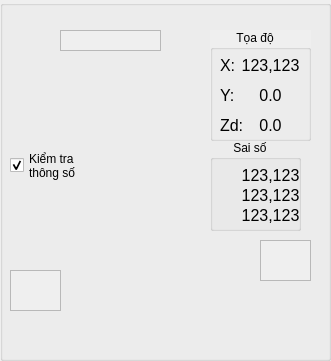
   <widget class="QGroupBox" name="gb_agv">
    <property name="geometry">
     <rect>
      <x>10</x>
      <y>30</y>
      <width>331</width>
      <height>361</height>
     </rect>
    </property>
    <property name="autoFillBackground">
     <bool>true</bool>
    </property>
    <property name="title">
     <string/>
    </property>
    <widget class="QGroupBox" name="groupBox">
     <property name="geometry">
      <rect>
       <x>210</x>
       <y>30</y>
       <width>101</width>
       <height>111</height>
      </rect>
     </property>
     <property name="autoFillBackground">
      <bool>true</bool>
     </property>
     <property name="title">
      <string>        Tọa độ</string>
     </property>
     <widget class="QLabel" name="lbv_zd">
      <property name="geometry">
       <rect>
        <x>30</x>
        <y>80</y>
        <width>61</width>
        <height>31</height>
       </rect>
      </property>
      <property name="font">
       <font>
        <pointsize>12</pointsize>
       </font>
      </property>
      <property name="autoFillBackground">
       <bool>false</bool>
      </property>
      <property name="frameShape">
       <enum>QFrame::NoFrame</enum>
      </property>
      <property name="lineWidth">
       <number>1</number>
      </property>
      <property name="midLineWidth">
       <number>0</number>
      </property>
      <property name="text">
       <string>0.0</string>
      </property>
      <property name="scaledContents">
       <bool>false</bool>
      </property>
      <property name="alignment">
       <set>Qt::AlignCenter</set>
      </property>
      <property name="wordWrap">
       <bool>false</bool>
      </property>
      <property name="openExternalLinks">
       <bool>false</bool>
      </property>
     </widget>
     <widget class="QLabel" name="lb_y">
      <property name="geometry">
       <rect>
        <x>10</x>
        <y>50</y>
        <width>31</width>
        <height>31</height>
       </rect>
      </property>
      <property name="font">
       <font>
        <pointsize>12</pointsize>
       </font>
      </property>
      <property name="autoFillBackground">
       <bool>false</bool>
      </property>
      <property name="frameShape">
       <enum>QFrame::NoFrame</enum>
      </property>
      <property name="lineWidth">
       <number>1</number>
      </property>
      <property name="midLineWidth">
       <number>0</number>
      </property>
      <property name="text">
       <string>Y:</string>
      </property>
      <property name="scaledContents">
       <bool>false</bool>
      </property>
      <property name="wordWrap">
       <bool>false</bool>
      </property>
      <property name="openExternalLinks">
       <bool>false</bool>
      </property>
     </widget>
     <widget class="QLabel" name="lb_x">
      <property name="geometry">
       <rect>
        <x>10</x>
        <y>20</y>
        <width>31</width>
        <height>31</height>
       </rect>
      </property>
      <property name="font">
       <font>
        <pointsize>12</pointsize>
       </font>
      </property>
      <property name="autoFillBackground">
       <bool>false</bool>
      </property>
      <property name="frameShape">
       <enum>QFrame::NoFrame</enum>
      </property>
      <property name="lineWidth">
       <number>1</number>
      </property>
      <property name="midLineWidth">
       <number>0</number>
      </property>
      <property name="text">
       <string>X:</string>
      </property>
      <property name="scaledContents">
       <bool>false</bool>
      </property>
      <property name="wordWrap">
       <bool>false</bool>
      </property>
      <property name="openExternalLinks">
       <bool>false</bool>
      </property>
     </widget>
     <widget class="QLabel" name="lbv_x">
      <property name="geometry">
       <rect>
        <x>30</x>
        <y>20</y>
        <width>61</width>
        <height>31</height>
       </rect>
      </property>
      <property name="font">
       <font>
        <pointsize>12</pointsize>
       </font>
      </property>
      <property name="autoFillBackground">
       <bool>false</bool>
      </property>
      <property name="frameShape">
       <enum>QFrame::NoFrame</enum>
      </property>
      <property name="lineWidth">
       <number>1</number>
      </property>
      <property name="midLineWidth">
       <number>0</number>
      </property>
      <property name="text">
       <string>123,123</string>
      </property>
      <property name="scaledContents">
       <bool>false</bool>
      </property>
      <property name="alignment">
       <set>Qt::AlignCenter</set>
      </property>
      <property name="wordWrap">
       <bool>false</bool>
      </property>
      <property name="openExternalLinks">
       <bool>false</bool>
      </property>
     </widget>
     <widget class="QLabel" name="lbv_y">
      <property name="geometry">
       <rect>
        <x>30</x>
        <y>50</y>
        <width>61</width>
        <height>31</height>
       </rect>
      </property>
      <property name="font">
       <font>
        <pointsize>12</pointsize>
       </font>
      </property>
      <property name="autoFillBackground">
       <bool>false</bool>
      </property>
      <property name="frameShape">
       <enum>QFrame::NoFrame</enum>
      </property>
      <property name="lineWidth">
       <number>1</number>
      </property>
      <property name="midLineWidth">
       <number>0</number>
      </property>
      <property name="text">
       <string>0.0</string>
      </property>
      <property name="scaledContents">
       <bool>false</bool>
      </property>
      <property name="alignment">
       <set>Qt::AlignCenter</set>
      </property>
      <property name="wordWrap">
       <bool>false</bool>
      </property>
      <property name="openExternalLinks">
       <bool>false</bool>
      </property>
     </widget>
     <widget class="QLabel" name="lb_zd">
      <property name="geometry">
       <rect>
        <x>10</x>
        <y>80</y>
        <width>31</width>
        <height>31</height>
       </rect>
      </property>
      <property name="font">
       <font>
        <pointsize>12</pointsize>
       </font>
      </property>
      <property name="autoFillBackground">
       <bool>false</bool>
      </property>
      <property name="frameShape">
       <enum>QFrame::NoFrame</enum>
      </property>
      <property name="lineWidth">
       <number>1</number>
      </property>
      <property name="midLineWidth">
       <number>0</number>
      </property>
      <property name="text">
       <string>Zd:</string>
      </property>
      <property name="scaledContents">
       <bool>false</bool>
      </property>
      <property name="wordWrap">
       <bool>false</bool>
      </property>
      <property name="openExternalLinks">
       <bool>false</bool>
      </property>
     </widget>
    </widget>
    <widget class="QLabel" name="lbc_safety0">
     <property name="geometry">
      <rect>
       <x>60</x>
       <y>30</y>
       <width>101</width>
       <height>21</height>
      </rect>
     </property>
     <property name="autoFillBackground">
      <bool>true</bool>
     </property>
     <property name="frameShape">
      <enum>QFrame::StyledPanel</enum>
     </property>
     <property name="lineWidth">
      <number>1</number>
     </property>
     <property name="midLineWidth">
      <number>0</number>
     </property>
     <property name="text">
      <string/>
     </property>
     <property name="scaledContents">
      <bool>false</bool>
     </property>
     <property name="wordWrap">
      <bool>false</bool>
     </property>
     <property name="openExternalLinks">
      <bool>false</bool>
     </property>
    </widget>
    <widget class="QLabel" name="lbc_safety1">
     <property name="geometry">
      <rect>
       <x>10</x>
       <y>270</y>
       <width>51</width>
       <height>41</height>
      </rect>
     </property>
     <property name="autoFillBackground">
      <bool>true</bool>
     </property>
     <property name="frameShape">
      <enum>QFrame::StyledPanel</enum>
     </property>
     <property name="lineWidth">
      <number>1</number>
     </property>
     <property name="midLineWidth">
      <number>0</number>
     </property>
     <property name="text">
      <string/>
     </property>
     <property name="scaledContents">
      <bool>false</bool>
     </property>
     <property name="wordWrap">
      <bool>false</bool>
     </property>
     <property name="openExternalLinks">
      <bool>false</bool>
     </property>
    </widget>
    <widget class="QLabel" name="lb_agv">
     <property name="geometry">
      <rect>
       <x>70</x>
       <y>60</y>
       <width>181</width>
       <height>271</height>
      </rect>
     </property>
     <property name="autoFillBackground">
      <bool>false</bool>
     </property>
     <property name="frameShape">
      <enum>QFrame::NoFrame</enum>
     </property>
     <property name="lineWidth">
      <number>1</number>
     </property>
     <property name="midLineWidth">
      <number>0</number>
     </property>
     <property name="text">
      <string/>
     </property>
     <property name="pixmap">
      <pixmap>AGV.png</pixmap>
     </property>
     <property name="scaledContents">
      <bool>true</bool>
     </property>
     <property name="wordWrap">
      <bool>false</bool>
     </property>
     <property name="openExternalLinks">
      <bool>false</bool>
     </property>
    </widget>
    <widget class="QLabel" name="lbc_safety2">
     <property name="geometry">
      <rect>
       <x>260</x>
       <y>240</y>
       <width>51</width>
       <height>41</height>
      </rect>
     </property>
     <property name="autoFillBackground">
      <bool>true</bool>
     </property>
     <property name="frameShape">
      <enum>QFrame::StyledPanel</enum>
     </property>
     <property name="lineWidth">
      <number>1</number>
     </property>
     <property name="midLineWidth">
      <number>0</number>
     </property>
     <property name="text">
      <string/>
     </property>
     <property name="scaledContents">
      <bool>false</bool>
     </property>
     <property name="wordWrap">
      <bool>false</bool>
     </property>
     <property name="openExternalLinks">
      <bool>false</bool>
     </property>
    </widget>
    <widget class="QGroupBox" name="gb_errorPose">
     <property name="geometry">
      <rect>
       <x>210</x>
       <y>140</y>
       <width>91</width>
       <height>91</height>
      </rect>
     </property>
     <property name="title">
      <string>       Sai số</string>
     </property>
     <widget class="QLabel" name="lbv_ex">
      <property name="geometry">
       <rect>
        <x>30</x>
        <y>20</y>
        <width>61</width>
        <height>31</height>
       </rect>
      </property>
      <property name="font">
       <font>
        <pointsize>12</pointsize>
       </font>
      </property>
      <property name="autoFillBackground">
       <bool>false</bool>
      </property>
      <property name="frameShape">
       <enum>QFrame::NoFrame</enum>
      </property>
      <property name="lineWidth">
       <number>1</number>
      </property>
      <property name="midLineWidth">
       <number>0</number>
      </property>
      <property name="text">
       <string>123,123</string>
      </property>
      <property name="scaledContents">
       <bool>false</bool>
      </property>
      <property name="alignment">
       <set>Qt::AlignCenter</set>
      </property>
      <property name="wordWrap">
       <bool>false</bool>
      </property>
      <property name="openExternalLinks">
       <bool>false</bool>
      </property>
     </widget>
     <widget class="QLabel" name="lbv_ey">
      <property name="geometry">
       <rect>
        <x>30</x>
        <y>40</y>
        <width>61</width>
        <height>31</height>
       </rect>
      </property>
      <property name="font">
       <font>
        <pointsize>12</pointsize>
       </font>
      </property>
      <property name="autoFillBackground">
       <bool>false</bool>
      </property>
      <property name="frameShape">
       <enum>QFrame::NoFrame</enum>
      </property>
      <property name="lineWidth">
       <number>1</number>
      </property>
      <property name="midLineWidth">
       <number>0</number>
      </property>
      <property name="text">
       <string>123,123</string>
      </property>
      <property name="scaledContents">
       <bool>false</bool>
      </property>
      <property name="alignment">
       <set>Qt::AlignCenter</set>
      </property>
      <property name="wordWrap">
       <bool>false</bool>
      </property>
      <property name="openExternalLinks">
       <bool>false</bool>
      </property>
     </widget>
     <widget class="QLabel" name="lbv_eg">
      <property name="geometry">
       <rect>
        <x>30</x>
        <y>60</y>
        <width>61</width>
        <height>31</height>
       </rect>
      </property>
      <property name="font">
       <font>
        <pointsize>12</pointsize>
       </font>
      </property>
      <property name="autoFillBackground">
       <bool>false</bool>
      </property>
      <property name="frameShape">
       <enum>QFrame::NoFrame</enum>
      </property>
      <property name="lineWidth">
       <number>1</number>
      </property>
      <property name="midLineWidth">
       <number>0</number>
      </property>
      <property name="text">
       <string>123,123</string>
      </property>
      <property name="scaledContents">
       <bool>false</bool>
      </property>
      <property name="alignment">
       <set>Qt::AlignCenter</set>
      </property>
      <property name="wordWrap">
       <bool>false</bool>
      </property>
      <property name="openExternalLinks">
       <bool>false</bool>
      </property>
     </widget>
    </widget>
    <widget class="QCheckBox" name="ck_showPara">
     <property name="geometry">
      <rect>
       <x>10</x>
       <y>140</y>
       <width>91</width>
       <height>51</height>
      </rect>
     </property>
     <property name="sizePolicy">
      <sizepolicy hsizetype="Preferred" vsizetype="Maximum">
       <horstretch>0</horstretch>
       <verstretch>0</verstretch>
      </sizepolicy>
     </property>
     <property name="text">
      <string>Kiểm tra
thông số</string>
     </property>
     <property name="checked">
      <bool>true</bool>
     </property>
    </widget>
   </widget>
